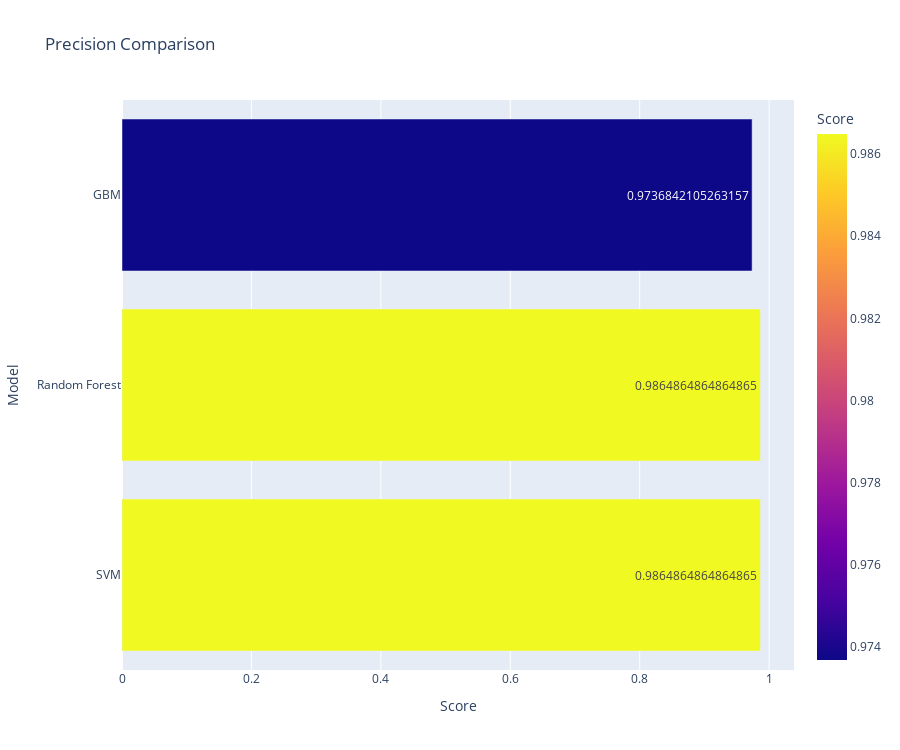

The code cell stored with this chart in its notebook:
### Code cell
fig = px.bar(data_frame = precision_sorted, x='Score', y='Model', color='Score', 
             title='Precision Comparison', text='Score', 
             width=900, height=750)
fig.show()

### Figure 1 — Plotly figure (JSON) as saved in the notebook; plotly's stock layout.template omitted (floating-point values rounded to 4 significant figures)
{"data": [{"alignmentgroup": "True", "hovertemplate": "Score=%{marker.color}<br>Model=%{y}<extra></extra>", "legendgroup": "", "marker": {"color": [0.9865, 0.9865, 0.9737], "coloraxis": "coloraxis", "pattern": {"shape": ""}}, "name": "", "offsetgroup": "", "orientation": "h", "showlegend": false, "text": [0.9865, 0.9865, 0.9737], "textposition": "auto", "type": "bar", "x": [0.9865, 0.9865, 0.9737], "xaxis": "x", "y": ["SVM", "Random Forest", "GBM"], "yaxis": "y"}], "layout": {"barmode": "relative", "coloraxis": {"colorbar": {"title": {"text": "Score"}}, "colorscale": [[0, "#0d0887"], [0.1111, "#46039f"], [0.2222, "#7201a8"], [0.3333, "#9c179e"], [0.4444, "#bd3786"], [0.5556, "#d8576b"], [0.6667, "#ed7953"], [0.7778, "#fb9f3a"], [0.8889, "#fdca26"], [1, "#f0f921"]]}, "height": 750, "legend": {"tracegroupgap": 0}, "title": {"text": "Precision Comparison"}, "width": 900, "xaxis": {"anchor": "y", "domain": [0, 1], "title": {"text": "Score"}}, "yaxis": {"anchor": "x", "domain": [0, 1], "title": {"text": "Model"}}}}
